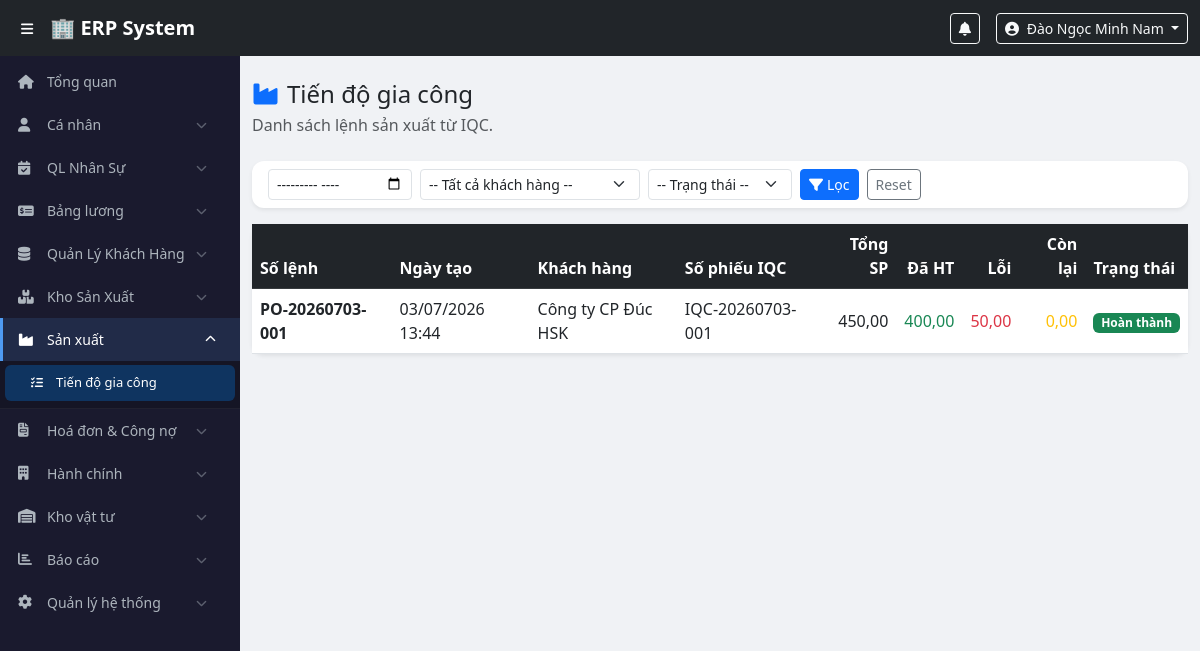
The app's page /modules/production/index.php (signed in) with its own data.
### tables this page shows
CREATE TABLE `production_orders` (
  `id` int(11) NOT NULL,
  `order_no` varchar(30) NOT NULL,
  `iqc_receipt_id` int(11) NOT NULL,
  `status` enum('pending','in_progress','done') NOT NULL DEFAULT 'pending',
  `expected_delivery_date` date DEFAULT NULL COMMENT 'Ngày giao hàng dự kiến',
  `qty_target` decimal(12,2) DEFAULT 0.00 COMMENT 'Sản lượng kế hoạch',
  `note` text DEFAULT NULL,
  `created_by` int(11) NOT NULL,
  `created_at` timestamp NOT NULL DEFAULT current_timestamp()
);

CREATE TABLE `customers` (
  `id` int(11) NOT NULL,
  `customer_code` varchar(30) DEFAULT NULL,
  `customer_name` varchar(200) NOT NULL,
  `address` text DEFAULT NULL,
  `tax_code` varchar(20) DEFAULT NULL COMMENT 'Mã số thuế',
  `vat_rate` tinyint(4) NOT NULL DEFAULT 8 COMMENT 'VAT mặc định (%)',
  `contact_person` varchar(100) DEFAULT NULL,
  `phone` varchar(20) DEFAULT NULL,
  `email` varchar(100) DEFAULT NULL,
  `is_active` tinyint(1) DEFAULT 1,
  `created_by` int(11) DEFAULT NULL,
  `created_at` timestamp NOT NULL DEFAULT current_timestamp(),
  `updated_at` timestamp NOT NULL DEFAULT current_timestamp() ON UPDATE current_timestamp()
);

CREATE TABLE `iqc_receipts` (
  `id` int(11) NOT NULL,
  `receipt_no` varchar(30) NOT NULL,
  `customer_id` int(11) NOT NULL,
  `received_date` date NOT NULL,
  `received_by` int(11) NOT NULL,
  `note` text DEFAULT NULL,
  `status` enum('open','in_production','done') NOT NULL DEFAULT 'open',
  `created_by` int(11) NOT NULL,
  `created_at` timestamp NOT NULL DEFAULT current_timestamp()
);

### config/functions.php (called while the page is built, shortened)
<?php
function formatDateTime($datetime) {
    return date('d/m/Y H:i', strtotime($datetime));
}
function fetchAllSafe(PDO $pdo, string $sql, array $params = []): array {
    try {
        $stmt = $pdo->prepare($sql);
        $stmt->execute($params);
        return $stmt->fetchAll(PDO::FETCH_ASSOC) ?: [];
    } catch (Throwable $e) {
        return [];
    }
}
function e($value): string {
    return htmlspecialchars((string) ($value ?? ''), ENT_QUOTES | ENT_SUBSTITUTE, 'UTF-8');
}
?>

### modules/production/index.php (the view, shortened to what this page needs)
<?php
require_once $_SERVER['DOCUMENT_ROOT'] . '/erp/config/database.php';
require_once $_SERVER['DOCUMENT_ROOT'] . '/erp/config/functions.php';
$pdo = getDBConnection();
$month = preg_match('/^\d{4}-\d{2}$/', (string)($_GET['month'] ?? '')) ? (string)$_GET['month'] : '';
$where = ['1=1'];
$params = [];
$orders = fetchAllSafe($pdo, "SELECT o.id, o.order_no, o.status, o.created_at, r.receipt_no, c.customer_name,
                           COALESCE(SUM(pi.qty_total),0) AS qty_total,
                           COALESCE(SUM(pi.qty_done),0) AS qty_done,
                           COALESCE(SUM(pi.qty_error),0) AS qty_error
                           FROM production_orders o
                           JOIN iqc_receipts r ON r.id = o.iqc_receipt_id
                           JOIN customers c ON c.id = r.customer_id
                           LEFT JOIN production_items pi ON pi.order_id = o.id
                           WHERE " . implode(' AND ', $where) . "
                           GROUP BY o.id
                           ORDER BY o.id DESC", $params);
include $_SERVER['DOCUMENT_ROOT'] . '/erp/includes/header.php';
include $_SERVER['DOCUMENT_ROOT'] . '/erp/includes/sidebar.php';
?>
<div class="main-content"><div class="container-fluid py-4">
    <div class="mb-4"><h4 class="mb-1"><i class="fas fa-industry me-2 text-primary"></i>Tiến độ gia công</h4><p class="text-muted mb-0">Danh sách lệnh sản xuất từ IQC.</p></div>
    <div class="card border-0 shadow-sm mb-3"><div class="card-body py-2"><form class="row g-2" method="get">
        <div class="col-md-2"><input type="month" name="month" class="form-control form-control-sm" value="<?= e($month) ?>"></div>
        <div class="col-md-3"><select name="customer_id" class="form-select form-select-sm"><option value="">-- Tất cả khách hàng --</option></select></div>
        <div class="col-md-2"><select name="status" class="form-select form-select-sm"><option value="">-- Trạng thái --</option></select></div>
        <div class="col-auto"><button class="btn btn-sm btn-primary"><i class="fas fa-filter me-1"></i>Lọc</button></div>
        <div class="col-auto"><a href="/erp/modules/production/index.php" class="btn btn-sm btn-outline-secondary">Reset</a></div>
    </form></div></div>
    <div class="card border-0 shadow-sm"><div class="table-responsive"><table class="table table-hover align-middle mb-0">
        <thead class="table-dark"><tr><th>Số lệnh</th><th>Ngày tạo</th><th>Khách hàng</th><th>Số phiếu IQC</th><th class="text-end">Tổng SP</th><th class="text-end">Đã HT</th><th class="text-end">Lỗi</th><th class="text-end">Còn lại</th><th>Trạng thái</th></tr></thead>
        <tbody>
        <?php foreach($orders as $row): $pending=(float)$row['qty_total']-(float)$row['qty_done']-(float)$row['qty_error']; $statusLabel = $pending > 0 ? 'Đang gia công' : 'Hoàn thành'; $statusClass = $pending > 0 ? 'warning text-dark' : 'success'; ?>
            <tr style="cursor:pointer" tabindex="0" onclick="window.location='/erp/modules/production/detail.php?id=<?= (int)$row['id'] ?>'" onkeydown="if(event.key==='Enter'){window.location='/erp/modules/production/detail.php?id=<?= (int)$row['id'] ?>'}">
                <td class="fw-semibold"><?= e($row['order_no']) ?></td>
                <td><?= e(formatDateTime($row['created_at'])) ?></td>
                <td><?= e($row['customer_name']) ?></td>
                <td><?= e($row['receipt_no']) ?></td>
                <td class="text-end"><?= e(number_format((float)$row['qty_total'],2,',','.')) ?></td>
                <td class="text-end text-success"><?= e(number_format((float)$row['qty_done'],2,',','.')) ?></td>
                <td class="text-end text-danger"><?= e(number_format((float)$row['qty_error'],2,',','.')) ?></td>
                <td class="text-end text-warning"><?= e(number_format(max($pending,0),2,',','.')) ?></td>
                <td><span class="badge bg-<?= $statusClass ?>"><?= $statusLabel ?></span></td>
            </tr>
        <?php endforeach; ?>
        </tbody>
    </table></div></div>
</div></div>
<?php include $_SERVER['DOCUMENT_ROOT'] . '/erp/includes/footer.php'; ?>

### assets/css/style.css (style rules this page uses)
body { padding-top: 56px; background: #f0f2f5; font-family: 'Segoe UI', sans-serif; }
.main-content { margin-left: 240px; transition: margin-left 0.3s; min-height: calc(100vh - 56px); }
.card { border-radius: 12px !important; }

### records on screen
production_orders: order_no "PO-20260703-001", created_at "03/07/2026 13:44", customers.customer_name "Công ty CP Đúc HSK", iqc_receipt.receipt_no "IQC-20260703-001", qty_total "450,00", qty_done "400,00", qty_error "50,00", max($pending,0) "0,00", statusLabel "Hoàn thành"

### other values on screen
$user['full_name'] "Đào Ngọc Minh Nam"
